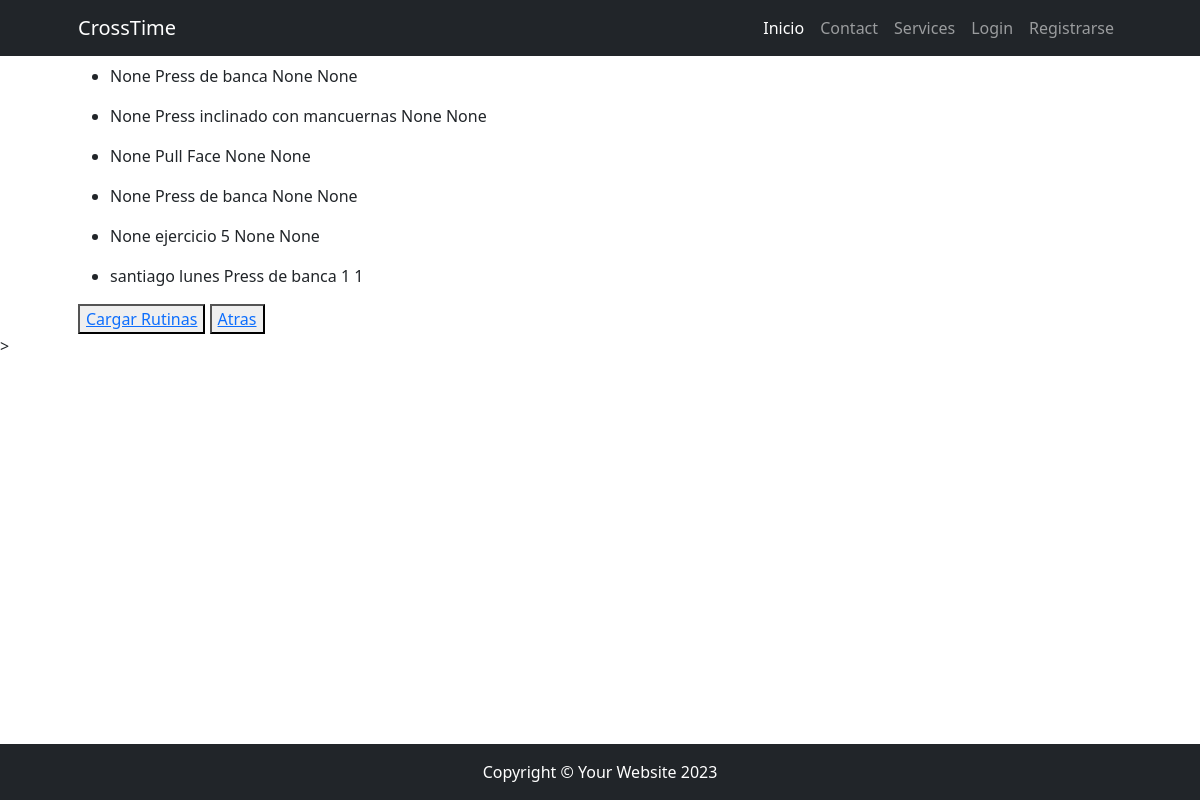
Page /rutina/list on the committed database.
### gym_admin/models.py (models this page shows, shortened)
class Rutina(models.Model):
    plan = models.ForeignKey(Plan, on_delete=models.CASCADE, default=None, blank=True, null=True)
    rutina = models.CharField(max_length=100, default='', blank=True)
    repeticiones = models.IntegerField(blank=True, null=True)
    series = models.IntegerField(blank=True, null=True)

class Plan(models.Model):
    plan = models.CharField(max_length=20)
    def __str__(self) -> str:
        return self.plan

### gym_admin/views.py (the view)
# urls.py: path('rutina/list', views.rutina_list, name="rutina_list"),
def rutina_list(request):
    consulta = models.Rutina.objects.all()
    contexto = {"Rutinas": consulta}
    return render(request, "gym_admin/rutina_list.html", contexto)

### gym_admin/templates/gym_admin/rutina_list.html
{% extends 'gym_admin/base.html' %}
{% block content %}
    {% for rutina in Rutinas %}
        <ul>
            <li>
                {{rutina.plan}}
                {{rutina.rutina}}
                {{rutina.repeticiones}}
                {{rutina.series}}
            </li>
        </ul>
    {% endfor %}
    <button><a href="{% url 'rutina_form' %}">Cargar Rutinas</a></button>
    <button><a href="{% url 'gym_admin' %}">Atras</a></button>
{% endblock content %}

### rows in the picture
Rutina: plan "None", rutina "Press de banca", repeticiones "None", series "None"
Rutina: plan "None", rutina "Press inclinado con mancuernas", repeticiones "None", series "None"
Rutina: plan "None", rutina "Pull Face", repeticiones "None", series "None"
Rutina: plan "None", rutina "Press de banca", repeticiones "None", series "None"
Rutina: plan "None", rutina "ejercicio 5", repeticiones "None", series "None"
Rutina: plan "santiago lunes", rutina "Press de banca", repeticiones "1", series "1"
